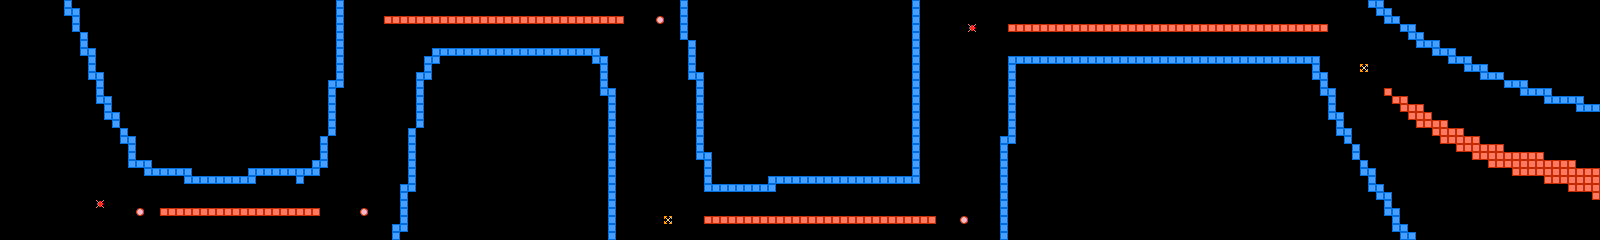

This is a level from a 2D game, rendered from its Tiled map with the project's own tilesets. A one-line summary and the map file follow, with tile-layer data summarised:
An orthogonal 200x30 tile map with 8x8 px tiles, 1 tile layer (layer), 2 tilesets.

<map version="1.0" orientation="orthogonal" width="200" height="30" tilewidth="8" tileheight="8">
 <tileset firstgid="1" name="chip" tilewidth="8" tileheight="8">
  <image source="chip.png" width="128" height="128" />
 </tileset>
 <tileset firstgid="257" name="chip" tilewidth="8" tileheight="8">
  <image source="../chip.png" width="128" height="128" />
 </tileset>
 <layer name="layer" width="200" height="30">
  <properties>
   <property name="object" value="true" />
  </properties>
  <data>[6000 cells, 557 non-empty, 5 distinct tile ids]</data>
 </layer>
</map>
